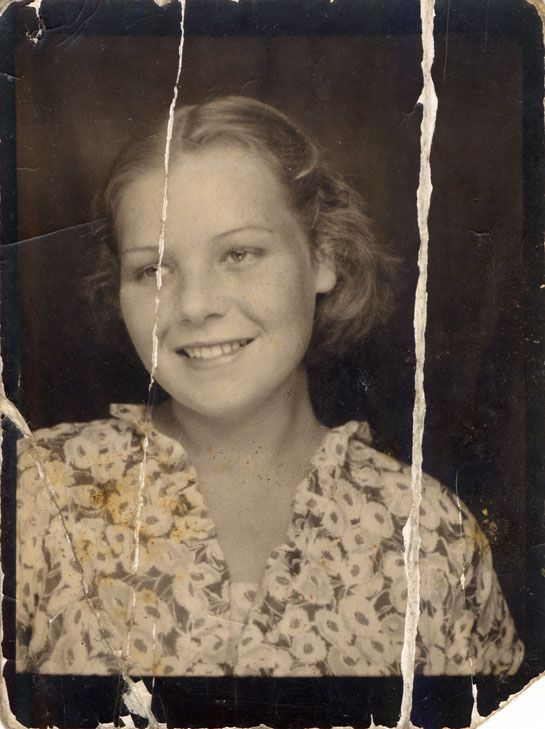
#> input picture Code/Sans CNN/Assets/Test10.jpg, 545 x 729 px, found by its file name
$ python ProcessusComplet_MasqueMultiDir.py
#> lines starting #> are read from the running program, lines starting #| are printed output that depends on the picture; after the words box and inside, x2 and y2 are one past the last pixel; in counts of white or black regions, pixels touching at a corner belong together; long printed decimals are rounded
import cv2
import numpy as np

# Déconvolution de Wiener (comme avant)
# [16 lines left out: functions wiener_deconvolution, estimate_noise_and_signal_variance, not called in this run]

# Expansion dynamique
def dynamic_range_expansion(image, y_min=0, y_max=255):
    x_min = np.min(image)
    x_max = np.max(image)
    alpha = (y_min * x_max - y_max * x_min) / (x_max - x_min)
    beta = (y_max - y_min) / (x_max - x_min)
    expanded_image = alpha + beta * image
    expanded_image = np.clip(expanded_image, y_min, y_max)
    return expanded_image.astype(np.uint8)

# Calcul du PSNR
def calculate_psnr(original, restored):
    return cv2.PSNR(original, restored)

# Calcul du SSIM
def calculate_ssim(original, restored):
    K1 = 0.01
    K2 = 0.03
    L = 255
    mu_x = np.mean(original)
    mu_y = np.mean(restored)
    sigma_x_sq = np.var(original)
    sigma_y_sq = np.var(restored)
    sigma_xy = np.cov(original.flatten(), restored.flatten())[0, 1]
    C1 = (K1 * L) ** 2
    C2 = (K2 * L) ** 2
    numerator = (2 * mu_x * mu_y + C1) * (2 * sigma_xy + C2)
    denominator = (mu_x ** 2 + mu_y ** 2 + C1) * (sigma_x_sq + sigma_y_sq + C2)
    ssim_value = numerator / denominator
    return ssim_value

# Distance de l'histogramme
def histogram_distance(image1, image2):
    hist1 = cv2.calcHist([image1], [0], None, [256], [0, 256])
    hist2 = cv2.calcHist([image2], [0], None, [256], [0, 256])
    hist1 /= hist1.sum()
    hist2 /= hist2.sum()
    hist_diff = cv2.compareHist(hist1, hist2, cv2.HISTCMP_KL_DIV)
    return hist_diff

# Préparation du masque automatiquement sans dessin manuel
def preprocess_image(image):
    gris = cv2.cvtColor(image, cv2.COLOR_BGR2GRAY)
    noyau = np.array([[-1, -1, -1], [-1, 9, -1], [-1, -1, -1]])
    nettoye = cv2.filter2D(gris, -1, noyau)
    return nettoye

def filtres_passe_bande(image, nb_filtres=12):
    filtres = []
    pas_angle = 180 / nb_filtres
    for i in range(nb_filtres):
        angle = i * pas_angle
        noyau = cv2.getDerivKernels(1, 0, 1, 1, angle)
        noyau_dx = noyau[0]
        noyau_dy = noyau[1]
        noyau_combine = np.outer(noyau_dx, noyau_dy)
        filtres.append(noyau_combine)
    images_filtrees = [cv2.filter2D(image, -1, noyau) for noyau in filtres]
    return images_filtrees

def seuil_image(image_filtree):
    _, masque_binaire = cv2.threshold(image_filtree, 0, 255, cv2.THRESH_BINARY + cv2.THRESH_OTSU)
    return masque_binaire

def detecter_lignes(masque_binaire):
    lignes = cv2.HoughLinesP(masque_binaire, 1, np.pi / 180, threshold=150, minLineLength=10, maxLineGap=5)
    return lignes

def dessiner_contours(image, lignes):
    masque = np.zeros_like(image)
    if lignes is not None:
        for ligne in lignes:
            x1, y1, x2, y2 = ligne[0]
            cv2.line(masque, (x1, y1), (x2, y2), (255), 2)
    return masque

def remplir_rayures(masque):
    taille_noyau = (5, 5)
    noyau = np.ones(taille_noyau, np.uint8)
    masque_rempli = cv2.morphologyEx(masque, cv2.MORPH_CLOSE, noyau)
    masque_dilate = cv2.dilate(masque_rempli, noyau, iterations=3)
    return masque_dilate

def restaurer_image(image):
    image_pretraitee = preprocess_image(image)
    images_filtrees = filtres_passe_bande(image_pretraitee)
    masques_binaires = [seuil_image(filt) for filt in images_filtrees]
    masque_combine = np.zeros_like(masques_binaires[0])
    for masque in masques_binaires:
        masque_combine = cv2.bitwise_or(masque_combine, masque)
    lignes = detecter_lignes(masque_combine)
    masque_rayure = dessiner_contours(image, lignes)
    masque_rempli = remplir_rayures(masque_rayure)
    return masque_rempli

# Application principale de l'inpainting
image = cv2.imread("Assets/Test10.jpg", cv2.IMREAD_GRAYSCALE)
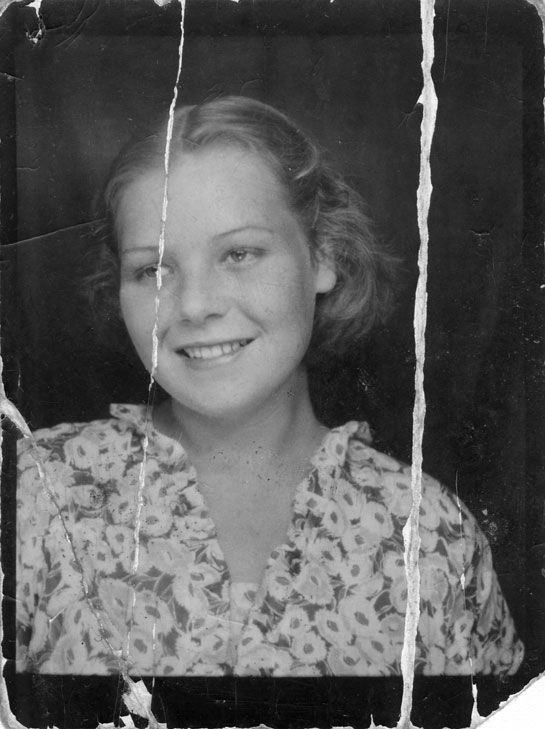
#> image: shape (729, 545); min 0, max 255, mean 89.4
if image is None:
    print("Impossible de charger l'image.")
    exit(-1)

# Préparation du masque pour l'inpainting
masque_rempli = restaurer_image(cv2.imread("Assets/Test10.jpg"))
#> in preprocess_image, image is the input picture: shape (729, 545, 3); mean B, G, R 74.8, 86.9, 100.1
#> in preprocess_image, `nettoye = cv2.filter2D(gris, -1, noyau)`:
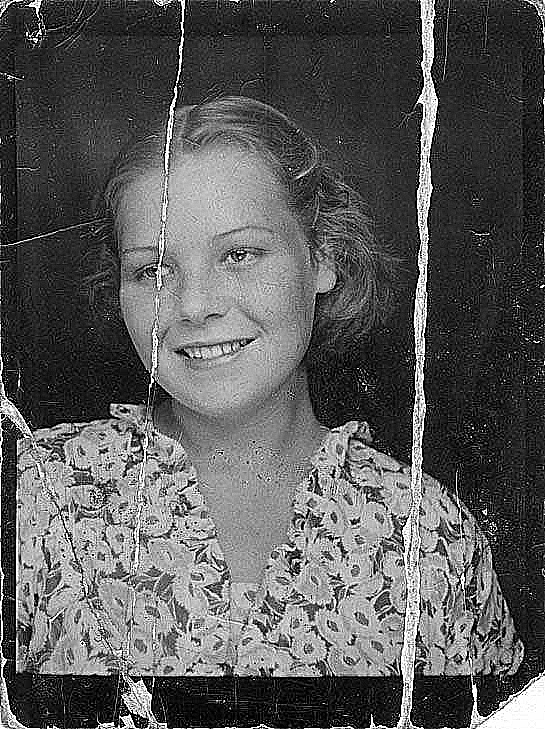
#> nettoye: shape (729, 545); min 0, max 255, mean 90.3
#> in filtres_passe_bande, `images_filtrees = [cv2.filter2D(image, -1, noyau) for noyau in filtres]`: images_filtrees = 12 items
#> the loop in restaurer_image, `for masque in masques_binaires:` made 12 passes
#> pass 1, in restaurer_image, `masque_combine = cv2.bitwise_or(masque_combine, masque)`:
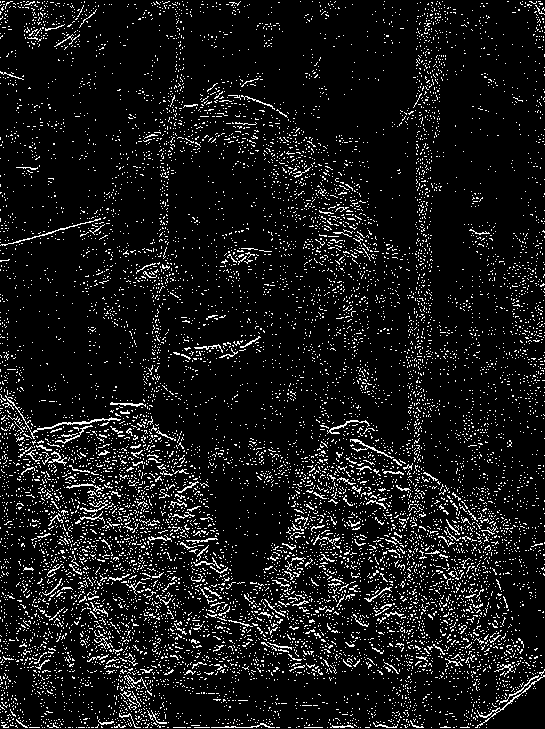
#> masque_combine: shape (729, 545); 8.9% white in thin lines or dots
#> in detecter_lignes, `lignes = cv2.HoughLinesP(masque_binaire, 1, np.pi / 180, threshold=150..`: lignes = [[386, 727, 406, 727], [440, 727, 479, 727], [167, 727, 261, 727], [393, 524, 426, 557], [144, 445, 145, 430], [122, 695, 129, 622], [140, 573, 141, 558], [407, 726, 407, 712], [148, 462, 150, 432]]
#> the loop in dessiner_contours, `for ligne in lignes:` made 9 passes
#> after the loop in dessiner_contours, `for ligne in lignes:`:
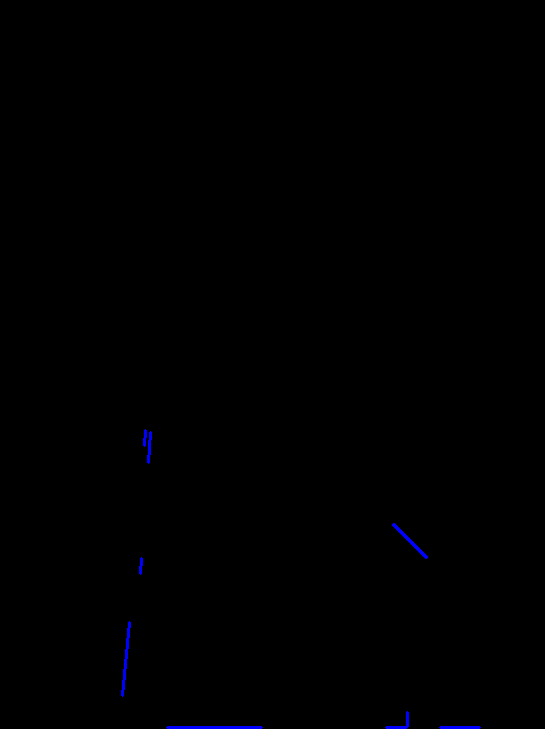
#> masque: shape (729, 545, 3); mean of channels 0, 1, 2 0.7, 0, 0; drawn as B, G, R

# S'assurer que le masque est binaire (0 et 255), uint8, et 1 canal
masque_rempli = np.uint8(masque_rempli > 0) * 255
if len(masque_rempli.shape) == 3:
    masque_rempli = cv2.cvtColor(masque_rempli, cv2.COLOR_BGR2GRAY)
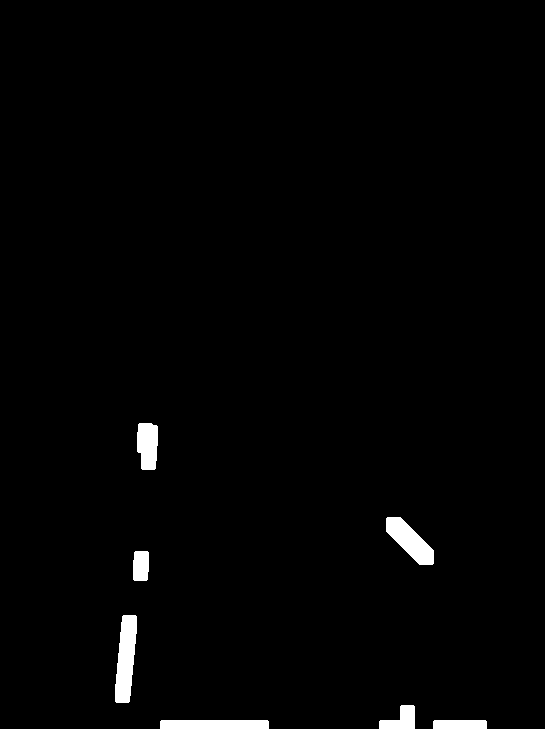
#> masque_rempli: shape (729, 545); values 0 (black) and 29 (white), 1.5% white; 7 white regions, largest, box (x1, y1, x2, y2) and area: (115, 615, 137, 703) 1400, (386, 517, 434, 565) 1180, (160, 720, 269, 729) 979

# Appliquer l'inpainting avec le masque
inpainted_img = cv2.inpaint(image, masque_rempli, inpaintRadius=3, flags=cv2.INPAINT_TELEA)

# Expansion dynamique et calcul des métriques
expanded_image = dynamic_range_expansion(inpainted_img)
#> in dynamic_range_expansion, `x_min = np.min(image)`: x_min = 0
#> in dynamic_range_expansion, `x_max = np.max(image)`: x_max = 255
#> in dynamic_range_expansion, `alpha = (y_min * x_max - y_max * x_min) / (x_max - x_min)`: alpha = 0
#> in dynamic_range_expansion, `beta = (y_max - y_min) / (x_max - x_min)`: beta = 1
psnr_value = calculate_psnr(image, inpainted_img)
#> psnr_value = 33.21
ssim_value = calculate_ssim(image, inpainted_img)
#> in calculate_ssim, `mu_x = np.mean(original)`: mu_x = 89.44
#> in calculate_ssim, `mu_y = np.mean(restored)`: mu_y = 89.27
#> in calculate_ssim, `sigma_x_sq = np.var(original)`: sigma_x_sq = 3608.9
#> in calculate_ssim, `sigma_y_sq = np.var(restored)`: sigma_y_sq = 3596.4
#> in calculate_ssim, `sigma_xy = np.cov(original.flatten(), restored.flatten())[0, 1]`: sigma_xy = 3587.1
#> in calculate_ssim, `numerator = (2 * mu_x * mu_y + C1) * (2 * sigma_xy + C2)`: numerator = 115546959.6
#> in calculate_ssim, `denominator = (mu_x ** 2 + mu_y ** 2 + C1) * (sigma_x_sq + sigma_y_sq ..`: denominator = 116042959.4
#> in calculate_ssim, `ssim_value = numerator / denominator`: ssim_value = 0.996
#> ssim_value = 0.996
hist_diff = histogram_distance(image, inpainted_img)
#> in histogram_distance, `hist1 = cv2.calcHist([image1], [0], None, [256], [0, 256])`: hist1 = 256 values, max 7131 at index 37, min 18 at index 1, mean 1552
#> in histogram_distance, `hist2 = cv2.calcHist([image2], [0], None, [256], [0, 256])`: hist2 = 256 values, max 7134 at index 37, min 15 at index 1, mean 1552
#> in histogram_distance, `hist1 /= hist1.sum()`: hist1 = 256 values, max 0.0179 at index 37, min 4.53e-05 at index 1, mean 0.00391
#> in histogram_distance, `hist2 /= hist2.sum()`: hist2 = 256 values, max 0.018 at index 37, min 3.78e-05 at index 1, mean 0.00391
#> in histogram_distance, `hist_diff = cv2.compareHist(hist1, hist2, cv2.HISTCMP_KL_DIV)`: hist_diff = 0.000182
#> hist_diff = 0.000182

cv2.imshow("Inpainted Image", inpainted_img)
cv2.imshow("Masque", masque_rempli)

cv2.imwrite('Assets/inpainted_image.jpg', inpainted_img)
print(f"PSNR : {psnr_value} dB, SSIM : {ssim_value}, Histogramme : {hist_diff}")
#| PSNR : 33.206 dB, SSIM : 0.9957, Histogramme : 0.0001822
cv2.waitKey(0)

$ run again, with Code/Sans CNN/Assets/Test3.jpg copied over Code/Sans CNN/Assets/Test10.jpg
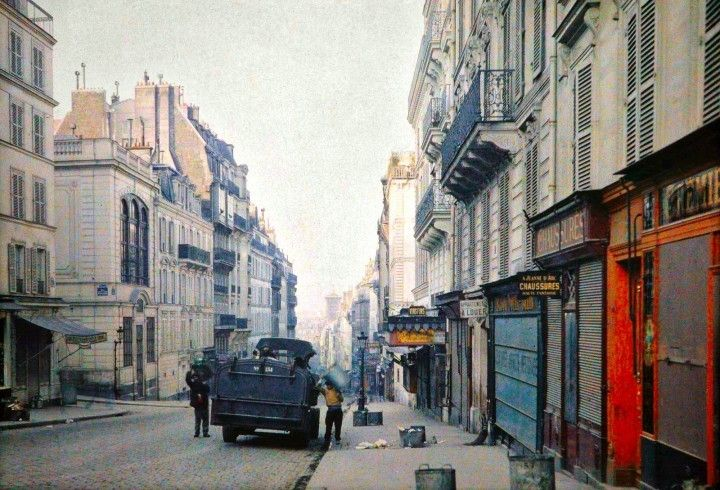
#> input picture Code/Sans CNN/Assets/Test3.jpg, 720 x 490 px, found by its file name
#> in preprocess_image, image is the input picture: shape (490, 720, 3); mean B, G, R 129.2, 134.4, 139.5
#> in filtres_passe_bande, `images_filtrees = [cv2.filter2D(image, -1, noyau) for noyau in filtres]`: images_filtrees = 12 items
#> the loop in restaurer_image, `for masque in masques_binaires:` made 12 passes
#> pass 1, in restaurer_image, `masque_combine = cv2.bitwise_or(masque_combine, masque)`:
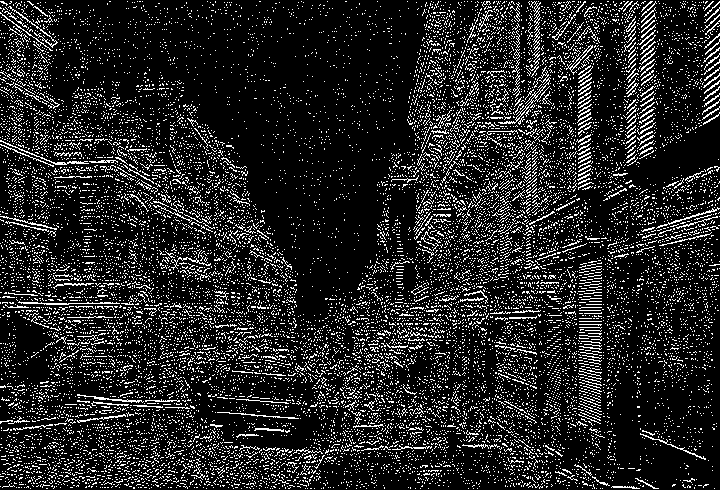
#> masque_combine: shape (490, 720); 14.3% white in thin lines or dots
#> in detecter_lignes, `lignes = cv2.HoughLinesP(masque_binaire, 1, np.pi / 180, threshold=150..`: lignes = 344 rows, first 6: [643, 231, 719, 208], [21, 303, 141, 303], [395, 357, 425, 327], [307, 453, 319, 441], [274, 478, 304, 448], [474, 286, 489, 271]
#> the loop in dessiner_contours, `for ligne in lignes:` made 344 passes
#> `inpainted_img = cv2.inpaint(image, masque_rempli, inpaintRadius=3, fla..`:
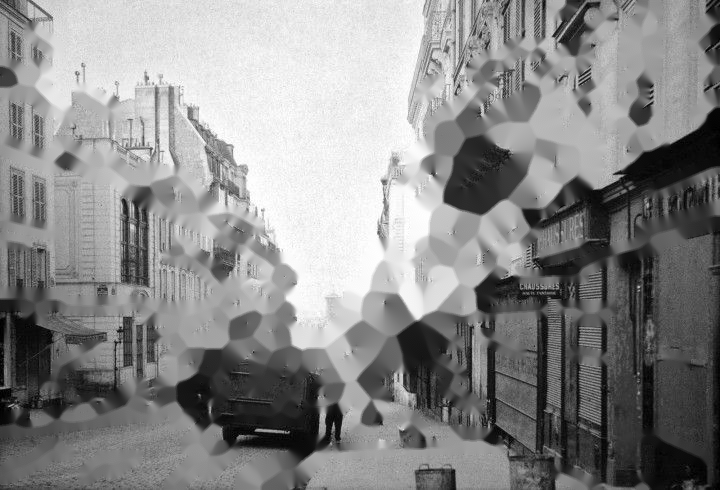
#> inpainted_img: shape (490, 720); min 0, max 255, mean 137.8
#> x_min = 0
#> x_max = 255
#> alpha = 0
#> beta = 1
#> psnr_value = 18.99
#> mu_x = 135.3
#> mu_y = 137.8
#> sigma_x_sq = 5020.7
#> sigma_y_sq = 4988.9
#> sigma_xy = 4597.5
#> numerator = 345211403.8
#> denominator = 375664895.2
#> in calculate_ssim, `ssim_value = numerator / denominator`: ssim_value = 0.919
#> in histogram_distance, `hist1 = cv2.calcHist([image1], [0], None, [256], [0, 256])`: hist1 = 256 values, max 2785 at index 240, min 94 at index 1, mean 1378.1
#> in histogram_distance, `hist2 = cv2.calcHist([image2], [0], None, [256], [0, 256])`: hist2 = 256 values, max 2790 at index 240, min 66 at index 1, mean 1378.1
#> in histogram_distance, `hist1 /= hist1.sum()`: hist1 = 256 values, max 0.00789 at index 240, min 0.000266 at index 1, mean 0.00391
#> in histogram_distance, `hist2 /= hist2.sum()`: hist2 = 256 values, max 0.00791 at index 240, min 0.000187 at index 1, mean 0.00391
#> in histogram_distance, `hist_diff = cv2.compareHist(hist1, hist2, cv2.HISTCMP_KL_DIV)`: hist_diff = 0.00512
#| PSNR : 18.988 dB, SSIM : 0.9189, Histogramme : 0.005119
